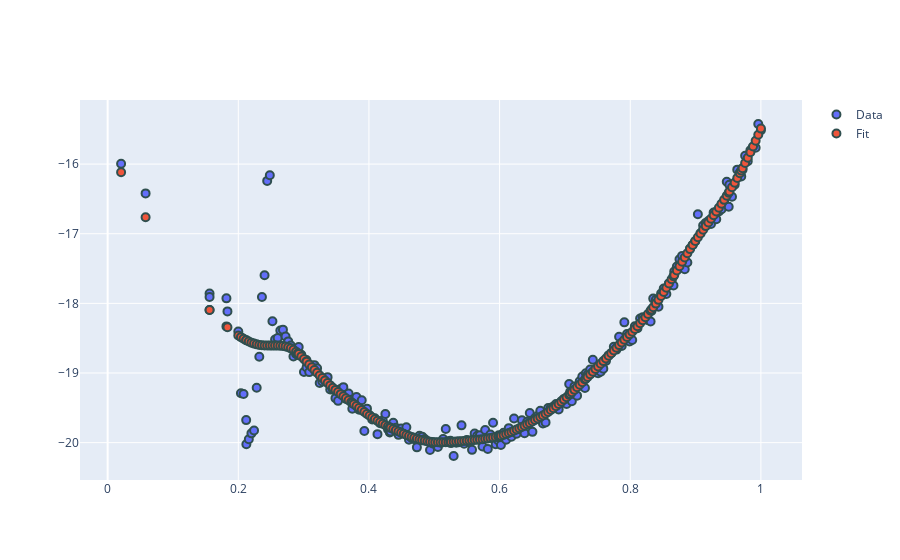

Notebook code cell kept with this figure:
### Code cell
# try CV on 1-d dataset

# generate data
np.random.seed(42)
x_dense = np.random.random(20) * 1

x_sparse = np.linspace(0.2,1,200)
x_dense.sort()
x=np.concatenate((x_dense, x_sparse))
x = x.reshape((len(x), 1))
y = -20*np.exp(-(x-0.5)**2) + 0.1*np.random.randn(len(x), 1)
#y = x**2 + 0.1*np.random.randn(len(x), 1)


# generate parameter grid

m1 = (("s(1)", "valley", 35, (1, 1000), "quantile"),)
M1 = StarModel(description=m1)
y_pred = M1.fit(X=x, y=y.ravel(), plot_=True)
#M1.calc_GCV(X=x, y=y.ravel(), n_grid=2, p_min=1e-2, plot_=True)

### Figure 1 — Plotly figure (JSON) as saved in the notebook; plotly's stock layout.template omitted (floating-point values rounded to 4 significant figures; data arrays with more than 128 entries replaced by an {"elided": "..."} marker saying what was removed)
{"data": [{"marker": {"line": {"color": "DarkSlateGrey", "width": 2}, "size": 8}, "mode": "markers", "name": "Data", "type": "scatter", "x": {"elided": "220 float values"}, "y": {"elided": "220 float values"}}, {"marker": {"line": {"color": "DarkSlateGrey", "width": 2}, "size": 8}, "mode": "markers", "name": "Fit", "type": "scatter", "x": {"elided": "220 float values"}, "y": {"elided": "220 float values"}}], "layout": {"autosize": true, "xaxis": {"autorange": true, "range": [-0.03921, 1.06], "type": "linear"}, "yaxis": {"autorange": true, "range": [-20.57, -15.05], "type": "linear"}}}
